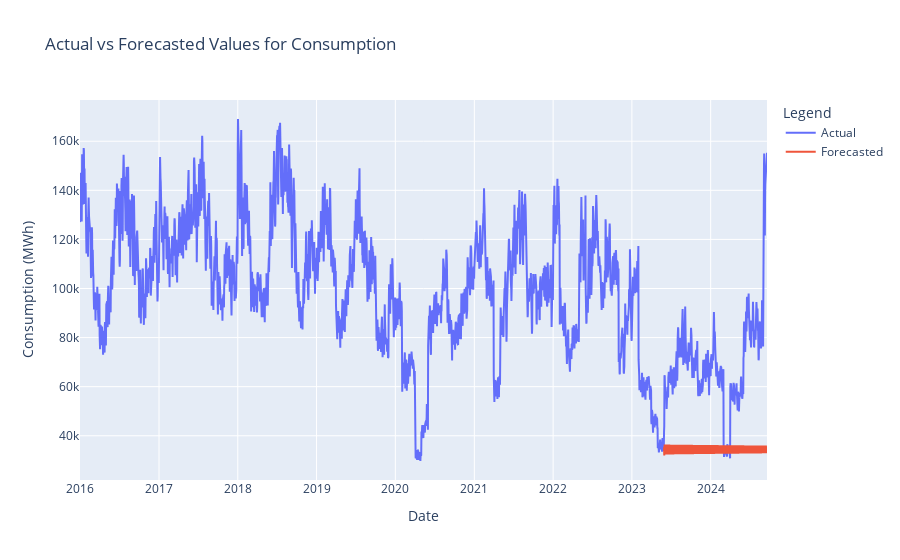

The cell this chart's notebook holds for it:
### Code cell
order = (5, 1, 2)
baseline_ = ARIMA(endog_train, order=order).fit()
predictions = baseline_.forecast(steps=len(endog_test))
plot_forecasts(data, predictions, split)

### Figure 1 — Plotly figure (JSON) as saved in the notebook; plotly's stock layout.template omitted (floating-point values rounded to 4 significant figures; data arrays with more than 128 entries replaced by an {"elided": "..."} marker saying what was removed)
{"data": [{"mode": "lines", "name": "Actual", "type": "scatter", "x": {"elided": "3184 str values"}, "y": {"elided": "3184 int values"}}, {"mode": "lines", "name": "Forecasted", "type": "scatter", "x": {"elided": "478 str values"}, "y": {"elided": "478 float values"}}], "layout": {"autosize": true, "dragmode": "pan", "legend": {"title": {"text": "Legend"}}, "title": {"text": "Actual vs Forecasted Values for Consumption"}, "xaxis": {"autorange": true, "range": ["2016-01-01", "2024-09-18"], "title": {"text": "Date"}, "type": "date"}, "yaxis": {"autorange": true, "range": [21970.0, 176800.0], "title": {"text": "Consumption (MWh)"}, "type": "linear"}}}
